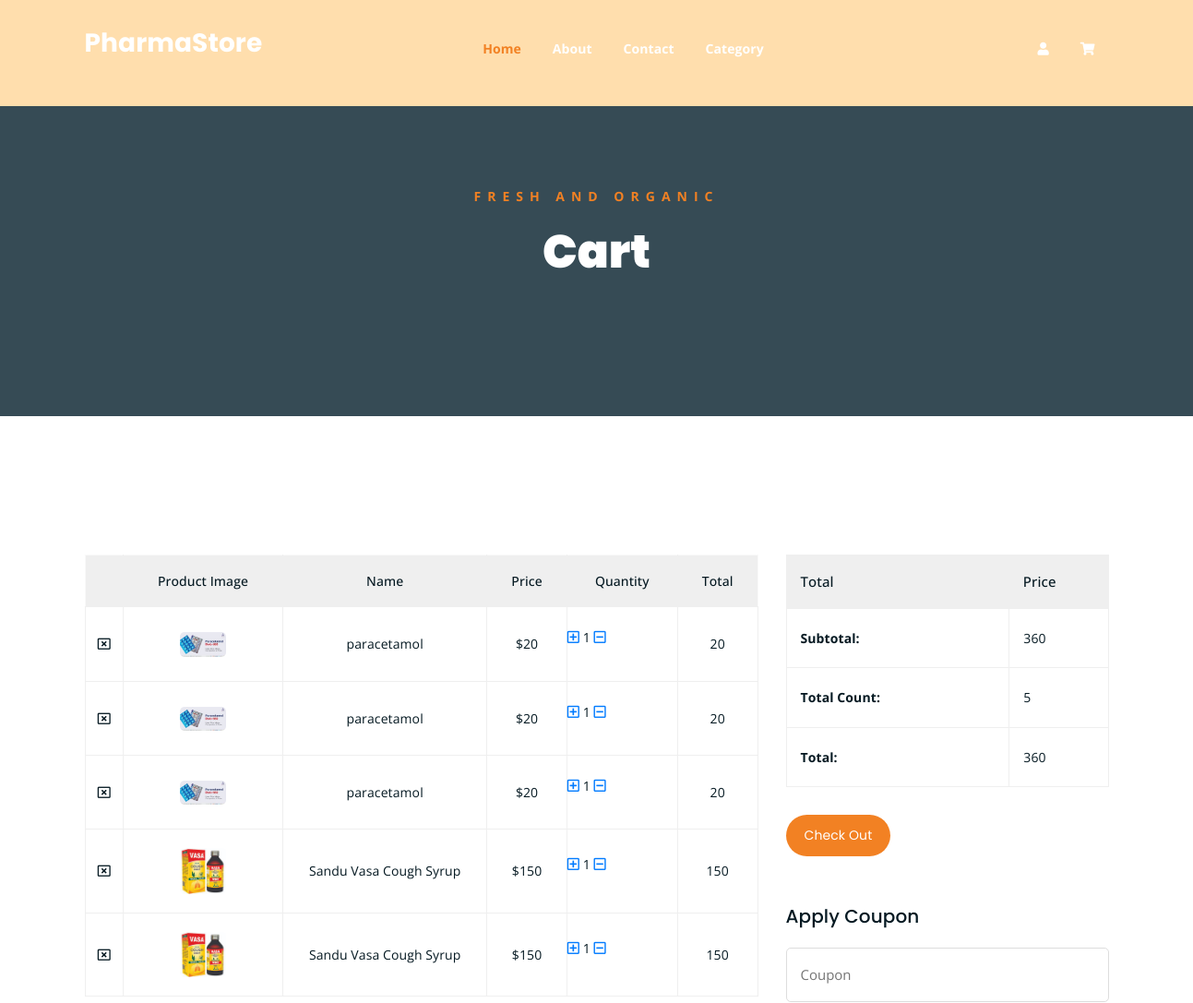
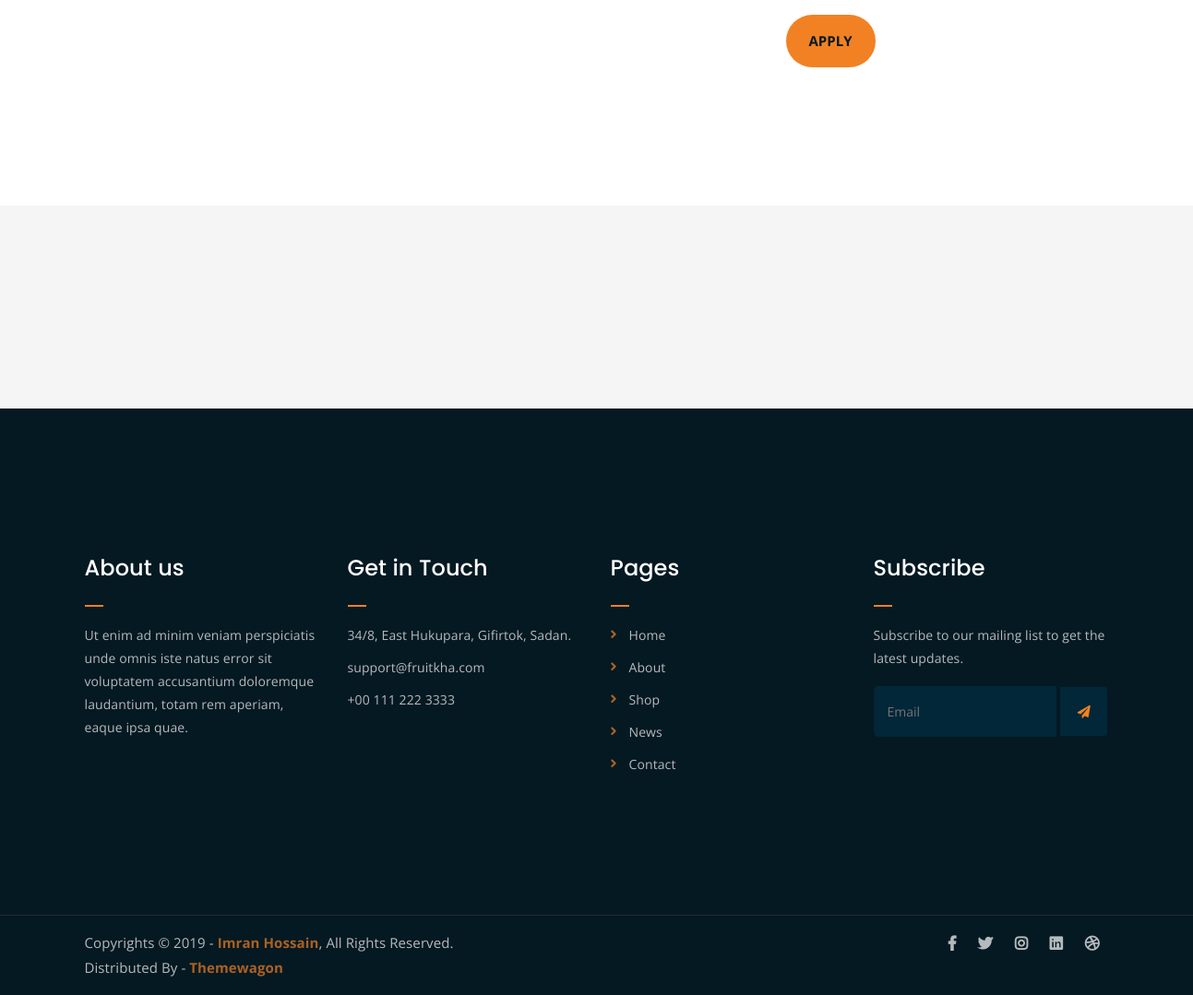
Page /cart/cartDetails (signed in) on the committed database (2 pictures, top to bottom).
### cart/models.py (models this page shows, shortened)
class items(models.Model):
    prod=models.ForeignKey(Medicine,on_delete=models.CASCADE)    #here class/tale product from shop is act as a foreign key so we can fetch the values ...
    cart=models.ForeignKey(cartlist,on_delete=models.CASCADE)
    quan=models.IntegerField()
    active=models.BooleanField(default=True)
    def total(self):
        return self.prod.price*self.quan

### staff/models.py (models this page shows, shortened)
class Medicine(models.Model):
    name = models.CharField(max_length=100)
    slug=models.SlugField(max_length=200,unique=True)
    cat_id = models.ForeignKey(category, on_delete=models.CASCADE)
    brand_id = models.ForeignKey(brand, on_delete=models.CASCADE)
    image = models.ImageField(upload_to='images')  # Add this line
    price= models.IntegerField(default='0')
    stock= models.IntegerField(default='1')
    details=models.TextField(default='')
    use=models.TextField(default='')

### cart/views.py (the view)
# urls.py: path('cartDetails', views.cart_details, name='cartDetails'),
def cart_details(request,tot=0,count=0,cart_items=None,ct_items=None):
    try:
        user = request.user #c/n
        if user.is_authenticated:
            ct = cartlist.objects.filter(user=user)
        else:
            cart_id = request.session.get('cart_id')
            ct = cartlist.objects.filter(cart_id=cart_id)
        ct_items = items.objects.filter(cart__in=ct, active=True)
        for i in ct_items:
            tot += (i.prod.price * i.quan)
            count += i.quan
    except ObjectDoesNotExist:
        return HttpResponse("<script> alert('Empty Cart');window.location='/';</script>")
    return render(request,'cart.html',{'ci':ct_items,'t':tot,'cn':count})

### home/context_processor.py (called while the page is built)
def home_c(request):
    medi = Medicine.objects.all()
    return {'med': medi}

def cate(request):
    categories = category.objects.all()
    return {'categories': categories}

def cart_total(request):
    tot = 0
    count = 0
    user = request.user
    if user.is_authenticated:
        ct = cartlist.objects.filter(user=user)
    else:
        cart_id = request.session.get('cart_id')
        ct = cartlist.objects.filter(cart_id=cart_id)
    ct_items = items.objects.filter(cart__in=ct, active=True)
    for i in ct_items:
        tot += (i.prod.price * i.quan)
        count += i.quan
    return {'t': tot, 'cn': count}

### staff/models.py (called while the page is built)
    def get_url(self):
        return reverse('home:prod_cat',args=[self.slug])

### templates/cart.html (shortened to what this page needs)
{% extends 'main.html' %}
{% load static %}
{% block content %}
	<div class="breadcrumb-section breadcrumb-bg">
		<div class="container">
			<div class="row">
				<div class="col-lg-8 offset-lg-2 text-center">
					<div class="breadcrumb-text">
						<p>Fresh and Organic</p>
						<h1>Cart</h1>
					</div>
				</div>
			</div>
		</div>
	</div>
	<div class="cart-section mt-150 mb-150">
		<div class="container">
			<div class="row">
				<div class="col-lg-8 col-md-12">
					<div class="cart-table-wrap">
						<table class="cart-table">
							<thead class="cart-table-head">
								<tr class="table-head-row">
									<th class="product-remove"></th>
									<th class="product-image">Product Image</th>
									<th class="product-name">Name</th>
									<th class="product-price">Price</th>
									<th class="product-quantity">Quantity</th>
									<th class="product-total">Total</th>
								</tr>
							</thead>
							<tbody>
								{% for j in ci %}
								<tr class="table-body-row">
									<td class="product-remove"><a href="{% url 'remove' j.id %}"><i class="far fa-window-close"></i></a></td>
									<td class="product-image"><img src="{{j.prod.image.url}}" alt=""></td>
									<td class="product-name">{{j.prod.name}}</td>
									<td class="product-price">${{j.prod.price}}</td>
									<td class="quantity">
										<div class="input-group mb-3">
											<a href="{% url 'addcart' j.prod.id %}"><i class='far fa-plus-square' style='font-size:15px'></i></a>&nbsp;{{j.quan}}&nbsp; <a href="{% url 'cart_decrement' j.prod.id %}"><i class='far fa-minus-square' style='font-size:15px'></i></a>
									  </div>
								  </td>
									<td class="product-total">{{j.total}}</td>
								</tr>
								{% endfor %}
							</tbody>
						</table>
					</div>
				</div>
				<div class="col-lg-4">
					<div class="total-section">
						<table class="total-table">
							<thead class="total-table-head">
								<tr class="table-total-row">
									<th>Total</th>
									<th>Price</th>
								</tr>
							</thead>
							<tbody>
								<tr class="total-data">
									<td><strong>Subtotal: </strong></td>
									<td>{{t}}</td>
								</tr>
								<tr class="total-data">
									<td><strong>Total Count: </strong></td>
									<td>{{cn}}</td>
								</tr>
								<tr class="total-data">
									<td><strong>Total: </strong></td>
									<td>{{t}}</td>
								</tr>
							</tbody>
						</table>
						<div class="cart-buttons">
							<a href="{% url 'checkout' %}" class="boxed-btn">Check Out
							</a>
						</div>
					</div>
					<div class="coupon-section">
						<h3>Apply Coupon</h3>
						<div class="coupon-form-wrap">
							<form action="index.html">
								<p><input type="text" placeholder="Coupon"></p>
								<p><input type="submit" value="Apply"></p>
							</form>
						</div>
					</div>
				</div>
			</div>
		</div>
	</div>
	<div class="logo-carousel-section">
		<div class="container">
			<div class="row">
				<div class="col-lg-12">
					<div class="logo-carousel-inner">
						<div class="single-logo-item">
							<img src="assets/img/company-logos/1.png" alt="">
						</div>
						<div class="single-logo-item">
							<img src="assets/img/company-logos/2.png" alt="">
						</div>
						<div class="single-logo-item">
							<img src="assets/img/company-logos/3.png" alt="">
						</div>
						<div class="single-logo-item">
							<img src="assets/img/company-logos/4.png" alt="">
						</div>
					</div>
				</div>
			</div>
		</div>
	</div>
{% endblock %}

### templates/main.html (shortened to what this page needs)
{% load static %}
<!DOCTYPE html>
<html lang="en">
<head>
	<link rel="stylesheet" href="{% static 'css/all.min.css' %}">
	<link rel="stylesheet" href="{% static 'bootstrap/css/bootstrap.min.css' %}">
	<link rel="stylesheet" href="{% static 'css/owl.carousel.css' %}">
	<link rel="stylesheet" href="{% static 'css/magnific-popup.css' %}">
	<link rel="stylesheet" href="{% static 'css/animate.css' %}">
	<link rel="stylesheet" href="{% static 'css/meanmenu.min.css' %}">
	<link rel="stylesheet" href="{% static 'css/main.css' %}">
	<link rel="stylesheet" href="{% static 'css/responsive.css' %}">
</head>
<body>
	<div class="top-header-area" id="sticker" style="background-color:navajowhite;">
		<div class="container">
			<div class="row">
				<div class="col-lg-12 col-sm-12 text-center">
					<div class="main-menu-wrap">
						<div class="site-logo">
							<a href="/">
								<h3 style="color: white;">PharmaStore</h3>
							</a>
						</div>
						<nav class="main-menu">
							<ul>
								<li class="current-list-item"><a href="/">Home</a>
									</li>
								<li><a href="about.html">About</a></li>
								<li><a href="contact.html">Contact</a></li>
								<li><a href="shop.html">Category</a>
								</li>
								<li>
									<div class="header-icons">
										<a class="" href=""><i class="fas fa-user"></i></a>
										<a class="shopping-cart" href="{% url 'cartDetails' %}"><i class="fas fa-shopping-cart"></i></a>
									</div>
								</li>
							</ul>
						</nav>
					</div>
				</div>
			</div>
		</div>
	</div>
    {% block content %}
    {% endblock %}
	<div class="footer-area">
		<div class="container">
			<div class="row">
				<div class="col-lg-3 col-md-6">
					<div class="footer-box about-widget">
						<h2 class="widget-title">About us</h2>
						<p>Ut enim ad minim veniam perspiciatis unde omnis iste natus error sit voluptatem accusantium doloremque laudantium, totam rem aperiam, eaque ipsa quae.</p>
					</div>
				</div>
				<div class="col-lg-3 col-md-6">
					<div class="footer-box get-in-touch">
						<h2 class="widget-title">Get in Touch</h2>
						<ul>
							<li>34/8, East Hukupara, Gifirtok, Sadan.</li>
							<li>support@fruitkha.com</li>
							<li>+00 111 222 3333</li>
						</ul>
					</div>
				</div>
				<div class="col-lg-3 col-md-6">
					<div class="footer-box pages">
						<h2 class="widget-title">Pages</h2>
						<ul>
							<li><a href="index.html">Home</a></li>
							<li><a href="about.html">About</a></li>
							<li><a href="services.html">Shop</a></li>
							<li><a href="news.html">News</a></li>
							<li><a href="contact.html">Contact</a></li>
						</ul>
					</div>
				</div>
				<div class="col-lg-3 col-md-6">
					<div class="footer-box subscribe">
						<h2 class="widget-title">Subscribe</h2>
						<p>Subscribe to our mailing list to get the latest updates.</p>
						<form action="index.html">
							<input type="email" placeholder="Email">
							<button type="submit"><i class="fas fa-paper-plane"></i></button>
						</form>
					</div>
				</div>
			</div>
		</div>
	</div>
	<div class="copyright">
		<div class="container">
			<div class="row">
				<div class="col-lg-6 col-md-12">
					<p>Copyrights &copy; 2019 - <a href="https://imransdesign.com/">Imran Hossain</a>,  All Rights Reserved.<br>
						Distributed By - <a href="https://themewagon.com/">Themewagon</a>
					</p>
				</div>
				<div class="col-lg-6 text-right col-md-12">
					<div class="social-icons">
						<ul>
							<li><a href="#" target="_blank"><i class="fab fa-facebook-f"></i></a></li>
							<li><a href="#" target="_blank"><i class="fab fa-twitter"></i></a></li>
							<li><a href="#" target="_blank"><i class="fab fa-instagram"></i></a></li>
							<li><a href="#" target="_blank"><i class="fab fa-linkedin"></i></a></li>
							<li><a href="#" target="_blank"><i class="fab fa-dribbble"></i></a></li>
						</ul>
					</div>
				</div>
			</div>
		</div>
	</div>
</body>
</html>

### templates/main.html (style rules this page uses)
ul { list-style: none; padding: 0; margin: 0; }
li { margin-bottom: 10px; }

### rows in the picture
items: prod.image (picture), prod.name "paracetamol", prod.price "20", quan "1", total "20"
items: prod.image (picture), prod.name "paracetamol", prod.price "20", quan "1", total "20"
items: prod.image (picture), prod.name "paracetamol", prod.price "20", quan "1", total "20"
items: prod.image (picture), prod.name "Sandu Vasa Cough Syrup", prod.price "150", quan "1", total "150"
items: prod.image (picture), prod.name "Sandu Vasa Cough Syrup", prod.price "150", quan "1", total "150"

### other values in the picture
{{ t }} "360"
{{ cn }} "5"
